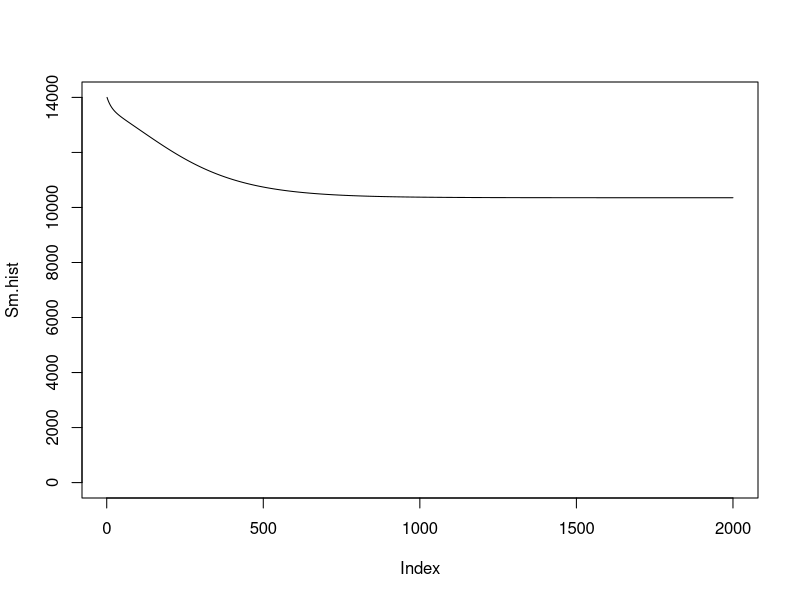

This figure's R source: (Note: this script raises an error after producing the figure.)
alpha.m<-0.000006 #(person-1day-1)
alpha.f<-0.0000009
gamma.m<-0.05 #(day-1)
gamma.f<-0.007
Sm<-14000
Sf<-9000
Im<-1000
If<-1000
Sm.hist<-c()
Sf.hist<-c()
Im.hist<-c()
If.hist<-c()
for (steps in 1:2000) {
    Sm.hist[steps]<-Sm
    Sf.hist[steps]<-Sf
    Im.hist[steps]<-Im
    If.hist[steps]<-If
    delta.Sm<-(gamma.m*Im-alpha.m*Sm*If)
    delta.Sf<-(gamma.f*If-alpha.f*Sf*Im)
    delta.Im<-(alpha.m*Sm*If-gamma.m*Im)
    delta.If<-(alpha.f*Sf*Im-gamma.f*If)
    Sm<-Sm+delta.Sm
    Sf<-Sf+delta.Sf
    Im<-Im+delta.Im
    If<-If+delta.If
    ## Ensure S,I,R > 0
    Sm<-max(Sm,0) 
    Sf<-max(Sf,0)
    Im<-max(Im,0)
    If<-max(If,0)
}
plot(Sm.hist,type="l", ylim=c(0,14000))
lines(Sf.hist,col="l1")
lines(Im.hist,col=3)
lines(If.hist,col=4)

